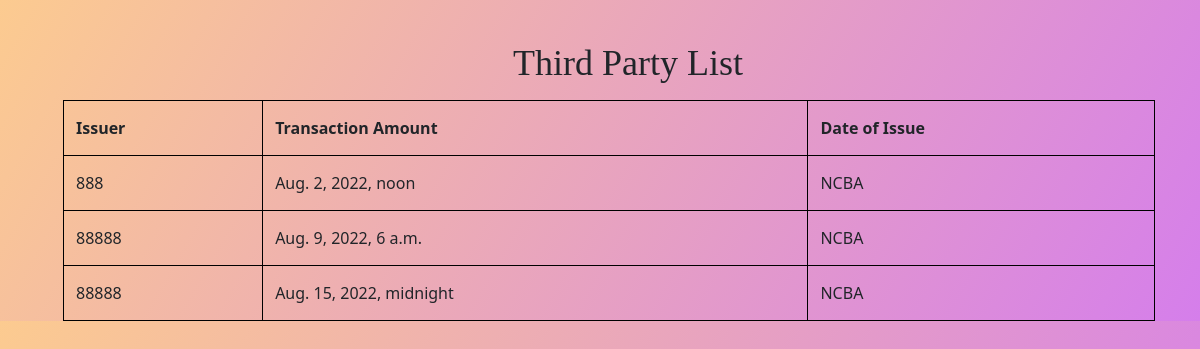
The app's page /wallet/thirdparty_list/ with its own data.
### wallet/models.py (models this page shows)
class ThirdParty(models.Model):
    account= models.ForeignKey(Account,on_delete=models.CASCADE,related_name='thirdparty_account')
    transaction_amount= models.BigIntegerField()
    currency = models.ForeignKey(Currency,on_delete=models.CASCADE,related_name='thirdparty_currency')
    date_of_issue = models.DateTimeField()
    wallet= models.ForeignKey(Wallet,on_delete=models.CASCADE,related_name='thirdparty_wallet')
    issuer= models.CharField(max_length=20)

### wallet/views.py (the view)
# urls.py: path("thirdparty_list/",list_thirdparty,name="registration"),
def list_thirdparty(request):
 thirdparty=ThirdParty.objects.all()
 return render(request,'wallet/thirdparty_list.html',
    {"ThirdParty":thirdparty}
   )

### wallet/templates/wallet/thirdparty_list.html (shortened to what this page needs)
<!DOCTYPE html>
<html lang="en">
<head>
 <link href="https://cdn.jsdelivr.net/npm/bootstrap@5.0.2/dist/css/bootstrap.min.css" rel="stylesheet">
</head>
<body>
<h1>Third Party List</h1>
<table>
  <tr>
    <th>Issuer</th>
    <th>Transaction Amount</th>
    <th>Date of Issue </th>
  </tr>
  <tr>{%for thirdparty in ThirdParty%}</tr>
  <td>{{thirdparty.transaction_amount}}</td>
  <td>{{thirdparty.date_of_issue}}</td>
  <td>{{thirdparty.issuer}}</td>
  {%endfor%}
</table>
</body>
</html>

### wallet/templates/wallet/thirdparty_list.html (style rules this page uses)
body { background-image: linear-gradient(120deg, #fccb90 0%, #d57eeb 100%); }
table, td, th { border: 1px solid black; }
table { border-collapse: collapse; width: 91%; margin-top: 15px; margin-left: 63px; }
th { padding: 15px 12px; }
td { text-align: left; padding: 15px 12px; }
h1 { margin-left: 513px; padding-top: 42px; font-size: 36px; font-family: cursive; }

### records on screen
ThirdParty: transaction_amount "888", date_of_issue "Aug. 2, 2022, noon", issuer "NCBA"
ThirdParty: transaction_amount "88888", date_of_issue "Aug. 9, 2022, 6 a.m.", issuer "NCBA"
ThirdParty: transaction_amount "88888", date_of_issue "Aug. 15, 2022, midnight", issuer "NCBA"
